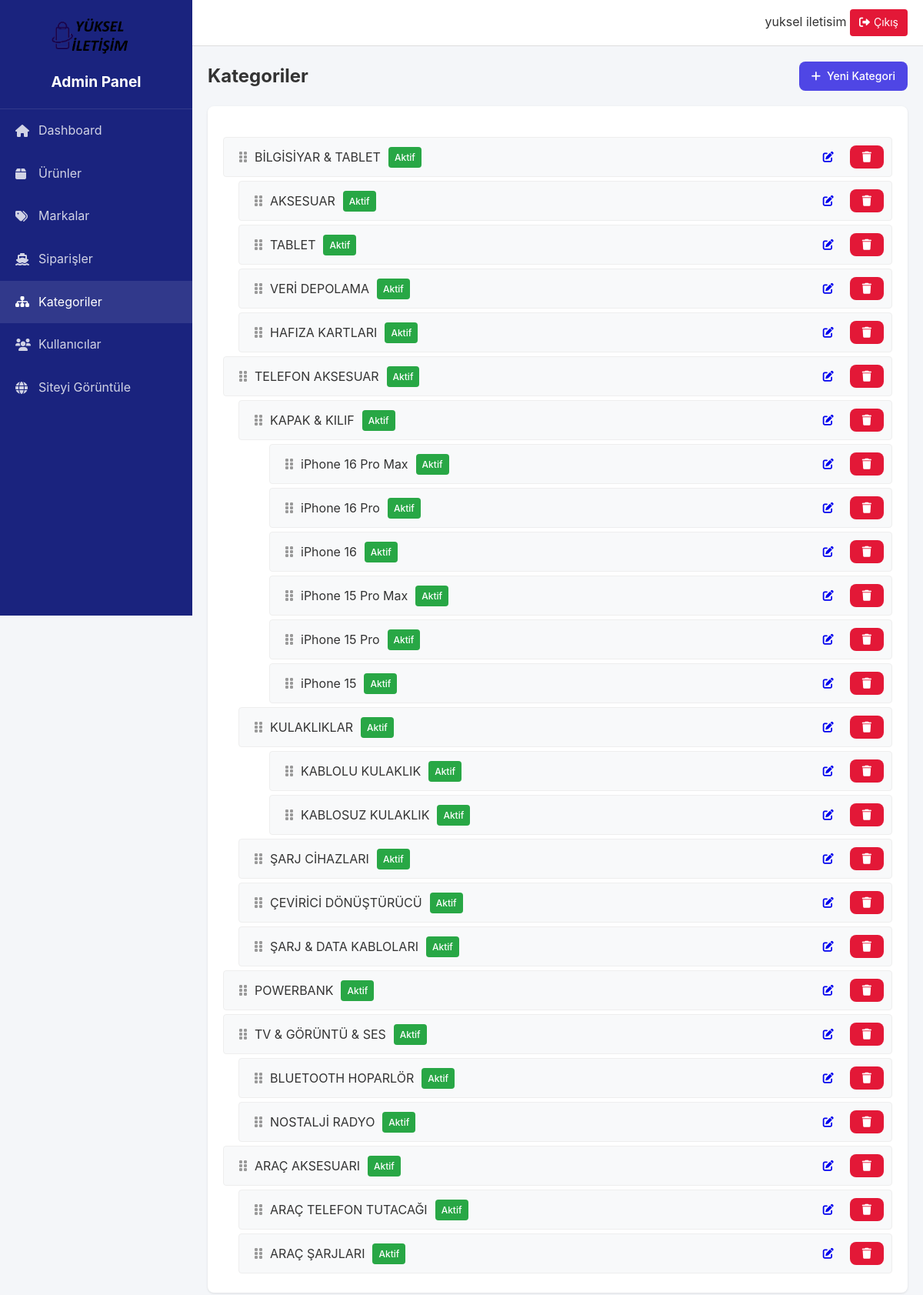
Page /admin/categories (signed in) on the committed database.
### backend/models.py (models this page shows, shortened)
class User(UserMixin, db.Model):
    id = db.Column(db.Integer, primary_key=True)
    email = db.Column(db.String(120), unique=True, nullable=False)
    password_hash = db.Column(db.String(128))
    first_name = db.Column(db.String(50))
    last_name = db.Column(db.String(50))
    phone = db.Column(db.String(15))
    category_id = db.Column(db.Integer, db.ForeignKey('category.id'))  # Yeni eklendi
    is_active = db.Column(db.Boolean, default=True)
    is_admin = db.Column(db.Boolean, default=False)
    created_at = db.Column(db.DateTime, default=datetime.utcnow)
    last_login = db.Column(db.DateTime)

class Category(db.Model):
    id = db.Column(db.Integer, primary_key=True)
    name = db.Column(db.String(100), nullable=False)
    slug = db.Column(db.String(100), unique=True)
    description = db.Column(db.Text)
    parent_id = db.Column(db.Integer, db.ForeignKey('category.id'))
    image = db.Column(db.String(200))
    is_active = db.Column(db.Boolean, default=True)
    order = db.Column(db.Integer, default=0)
    meta_title = db.Column(db.String(200))
    meta_description = db.Column(db.Text)
    created_at = db.Column(db.DateTime, default=datetime.utcnow)
    updated_at = db.Column(db.DateTime, default=datetime.utcnow, onupdate=datetime.utcnow)
    children = db.relationship(
        'Category',
        backref=db.backref('parent', remote_side=[id]),
        lazy='dynamic'
    )

### backend/routes/admin.py (the view)
@admin_bp.route('/categories')
@login_required
@admin_required
def categories():
    categories = Category.query.order_by(Category.order.asc()).all()
    return render_template('admin/categories/index.html', categories=categories)

### backend/routes/admin.py (called while the page is built)
def admin_required(f):
    @wraps(f)
    def decorated_function(*args, **kwargs):
        if not current_user.is_authenticated or not current_user.is_admin:
            flash('Bu sayfaya erişim yetkiniz yok.', 'error')
            return redirect(url_for('index'))
        return f(*args, **kwargs)
    return decorated_function

### backend/templates/admin/categories/index.html (shortened to what this page needs)
{% extends 'admin/base.html' %}
{% block content %}
<div class="content-header">
    <h2>Kategoriler</h2>
    <a href="{{ url_for('admin.create_category') }}" class="btn btn-primary">
        <i class="fas fa-plus"></i> Yeni Kategori
    </a>
</div>
<div class="categories-container">
    <div class="category-tree" id="categoryTree">
        {% macro render_categories(categories, level=0) %}
            {% for category in categories %}
            <div class="category-item" data-id="{{ category.id }}" data-level="{{ level }}">
                <div class="category-content">
                    <div class="drag-handle">
                        <i class="fas fa-grip-vertical"></i>
                    </div>
                    <div class="category-info">
                        <span class="name">{{ category.name }}</span>
                        <span class="badge {{ 'badge-success' if category.is_active else 'badge-secondary' }}">
                            {{ 'Aktif' if category.is_active else 'Pasif' }}
                        </span>
                    </div>
                    <div class="actions">
                        <a href="{{ url_for('admin.edit_category', id=category.id) }}"
                           class="btn btn-sm btn-info">
                            <i class="fas fa-edit"></i>
                        </a>
                        <button onclick="deleteCategory(`{{ category.id }}`)"
                                class="btn btn-sm btn-danger">
                            <i class="fas fa-trash"></i>
                        </button>
                    </div>
                </div>
                {% if category.children.count() > 0 %}
                    <div class="subcategories">
                        {{ render_categories(category.children, level + 1) }}
                    </div>
                {% endif %}
            </div>
            {% endfor %}
        {% endmacro %}
        {{ render_categories(categories|selectattr("parent_id", "none")|list) }}
    </div>
</div>
{% endblock %}

### backend/templates/admin/base.html (shortened to what this page needs)
<!DOCTYPE html>
<html lang="tr">
<head>
    <link rel="stylesheet" href="https://cdnjs.cloudflare.com/ajax/libs/font-awesome/6.0.0/css/all.min.css">
    <link rel="stylesheet" href="{{ url_for('static', filename='css/admin.css') }}">
</head>
<body>
    <div class="admin-container">
        <aside class="admin-sidebar">
            <div class="sidebar-header">
                <img src="{{ url_for('static', filename='images/default-logo.png') }}" alt="Logo" class="admin-logo">
                <h1>Admin Panel</h1>
            </div>
            <nav class="sidebar-nav">
                <ul>
                    <li>
                        <a href="{{ url_for('admin.dashboard') }}" {% if request.endpoint == 'admin.dashboard' %}class="active"{% endif %}>
                            <i class="fas fa-home"></i>
                            <span>Dashboard</span>
                        </a>
                    </li>
                    <li>
                        <a href="{{ url_for('admin.products') }}" {% if request.endpoint == 'admin.products' %}class="active"{% endif %}>
                            <i class="fas fa-box"></i>
                            <span>Ürünler</span>
                        </a>
                    </li>
                    <li>
                        <a href="{{ url_for('admin.brands') }}" {% if request.endpoint == 'admin.brands' %}class="active"{% endif %}>
                            <i class="fas fa-tags"></i>
                            <span>Markalar</span>
                        </a>
                    </li>
                    <li>
                        <a href="{{ url_for('admin.orders') }}" {% if request.endpoint == 'admin.orders' %}class="active"{% endif %}>
                            <i class="fas fa-ship"></i>
                            <span>Siparişler</span>
                        </a>
                    </li>
                    <li>
                        <a href="{{ url_for('admin.categories') }}" {% if request.endpoint == 'admin.categories' %}class="active"{% endif %}>
                            <i class="fas fa-sitemap"></i>
                            <span>Kategoriler</span>
                        </a>
                    </li>
                    <li>
                        <a href="{{ url_for('admin.users') }}" {% if request.endpoint == 'admin.users' %}class="active"{% endif %}>
                            <i class="fas fa-users"></i>
                            <span>Kullanıcılar</span>
                        </a>
                    </li>
                    <li>
                        <a href="{{ url_for('index') }}" target="_blank">
                            <i class="fas fa-globe"></i>
                            <span>Siteyi Görüntüle</span>
                        </a>
                    </li>
                </ul>
            </nav>
        </aside>
        <main class="admin-main">
            <header class="admin-header">
                <div class="header-right">
                    <div class="admin-user">
                        <span>{{ current_user.first_name }} {{ current_user.last_name }}</span>
                        <a href="{{ url_for('logout') }}" class="logout-btn">
                            <i class="fas fa-sign-out-alt"></i>
                            Çıkış
                        </a>
                    </div>
                </div>
            </header>
            <div class="admin-content">
                {% block content %}{% endblock %}
            </div>
        </main>
    </div>
</body>
</html>

### backend/static/css/admin.css (style rules this page uses)
:root { --sidebar-width: 250px; --header-height: 60px; --primary-color: #1a237e; --secondary-color: #e31837; --text-color: #333; --bg-color: #f4f6f9; --border-color: #ddd; }
* { margin: 0; padding: 0; box-sizing: border-box; }
body { font-family: -apple-system, BlinkMacSystemFont, 'Segoe UI', Roboto, Oxygen, Ubuntu, Cantarell, sans-serif; background: var(--bg-color); color: var(--text-color); line-height: 1.6; }
.admin-container { display: flex; min-height: 100vh; }
.admin-sidebar { width: var(--sidebar-width); background: var(--primary-color); color: white; position: fixed; height: 100vh; overflow-y: auto; }
.sidebar-header { padding: 20px; text-align: center; border-bottom: 1px solid rgba(255,255,255,0.1); }
.admin-logo { max-width: 120px; margin-bottom: 10px; }
.sidebar-header h1 { font-size: 1.2rem; margin: 0; }
.sidebar-nav ul { list-style: none; padding: 0; }
.sidebar-nav a { display: flex; align-items: center; padding: 15px 20px; color: rgba(255,255,255,0.8); text-decoration: none; transition: all 0.3s; }
.sidebar-nav a:hover, .sidebar-nav a.active { background: rgba(255,255,255,0.1); color: white; }
.sidebar-nav i { width: 20px; margin-right: 10px; }
.admin-main { flex: 1; margin-left: var(--sidebar-width); }
.admin-header { height: var(--header-height); background: white; border-bottom: 1px solid var(--border-color); display: flex; align-items: center; justify-content: space-between; padding: 0 20px; position: sticky; top: 0; z-index: 100; }
.admin-content { padding: 20px; }
.btn { display: inline-flex; align-items: center; padding: 8px 16px; border-radius: 4px; border: none; font-size: 14px; cursor: pointer; text-decoration: none; transition: background-color 0.3s; }
.btn-primary { background: var(--primary-color); color: white; }
.logout-btn { display: inline-flex; align-items: center; gap: 5px; padding: 6px 12px; border-radius: 4px; background: var(--secondary-color); color: white; text-decoration: none; font-size: 14px; }
.content-header { display: flex; justify-content: space-between; align-items: center; margin-bottom: 20px; }
.badge { padding: 4px 8px; border-radius: 4px; font-size: 12px; font-weight: 500; }
.badge-success { background: #d4edda; color: #155724; }
.btn-sm { padding: 4px 8px; font-size: 12px; }
.btn-danger { background: var(--secondary-color); color: white; }
.badge { padding: 6px 12px; border-radius: 4px; font-weight: 500; }
.badge { padding: 4px 8px; border-radius: 6px; font-size: 0.75rem; font-weight: 500; text-align: center; }
.badge-success { background: #f0fdf4; color: #166534; }
.btn { padding: 8px 16px; border-radius: 8px; font-size: 0.875rem; font-weight: 500; display: inline-flex; align-items: center; gap: 8px; transition: all 0.2s ease; }
.btn-primary { background: #4f46e5; color: white; }

### backend/templates/admin/categories/index.html (style rules this page uses)
.categories-container { background: white; border-radius: 8px; padding: 20px; box-shadow: 0 1px 3px rgba(0,0,0,0.1); }
.category-tree { margin-top: 20px; }
.category-item { margin: 5px 0; }
.category-content { display: flex; align-items: center; padding: 10px; background: #f8f9fa; border-radius: 4px; border: 1px solid #eee; }
.category-item[data-level="1"] { margin-left: 20px; }
.category-item[data-level="2"] { margin-left: 40px; }
.drag-handle { cursor: move; padding: 0 10px; color: #999; }
.category-info { flex: 1; display: flex; align-items: center; gap: 10px; }
.actions { display: flex; gap: 5px; }
.badge { font-size: 12px; padding: 4px 8px; border-radius: 4px; }
.badge-success { background: #28a745; color: white; }

### rows in the picture
User: first_name "yuksel", last_name "iletisim"
Category: name "BİLGİSİYAR & TABLET", is_active "Aktif"
Category: name "AKSESUAR", is_active "Aktif"
Category: name "TABLET", is_active "Aktif"
Category: name "VERİ DEPOLAMA", is_active "Aktif"
Category: name "HAFIZA KARTLARI", is_active "Aktif"
Category: name "TELEFON AKSESUAR", is_active "Aktif"
Category: name "KAPAK & KILIF", is_active "Aktif"
Category: name "iPhone 16 Pro Max", is_active "Aktif"
Category: name "iPhone 16 Pro", is_active "Aktif"
Category: name "iPhone 16", is_active "Aktif"
Category: name "iPhone 15 Pro Max", is_active "Aktif"
Category: name "iPhone 15 Pro", is_active "Aktif"
Category: name "iPhone 15", is_active "Aktif"
Category: name "KULAKLIKLAR", is_active "Aktif"
Category: name "KABLOLU KULAKLIK", is_active "Aktif"
Category: name "KABLOSUZ KULAKLIK", is_active "Aktif"
Category: name "ŞARJ CİHAZLARI", is_active "Aktif"
Category: name "ÇEVİRİCİ DÖNÜŞTÜRÜCÜ", is_active "Aktif"
Category: name "ŞARJ & DATA KABLOLARI", is_active "Aktif"
Category: name "POWERBANK", is_active "Aktif"
Category: name "TV & GÖRÜNTÜ & SES", is_active "Aktif"
Category: name "BLUETOOTH HOPARLÖR", is_active "Aktif"
Category: name "NOSTALJİ RADYO", is_active "Aktif"
Category: name "ARAÇ AKSESUARI", is_active "Aktif"
Category: name "ARAÇ TELEFON TUTACAĞI", is_active "Aktif"
Category: name "ARAÇ ŞARJLARI", is_active "Aktif"
